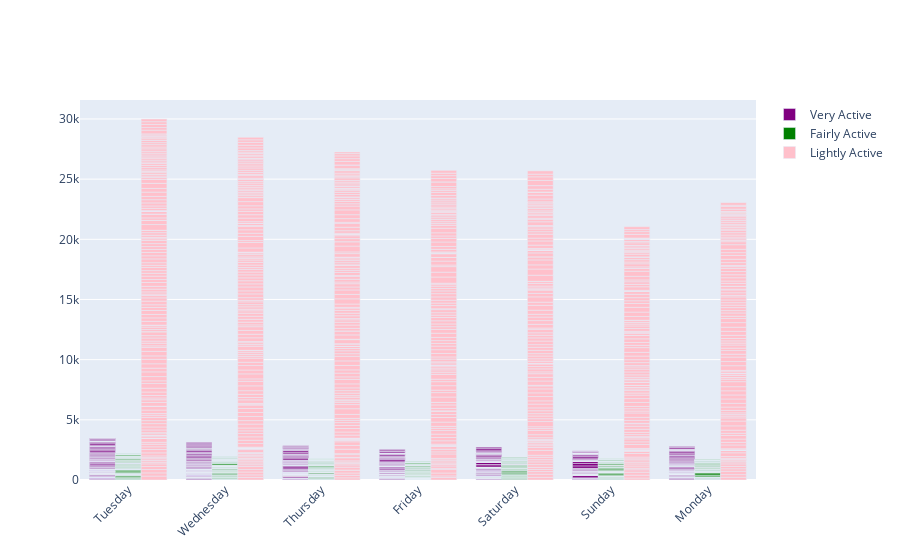

The cell this chart's notebook holds for it:
### Markdown cell above
Теперь посмотрим на графики активности по каждому из дню недели

### Code cell
fig = go.Figure()
fig.add_trace(go.Bar(
    x=df["Day"],
    y=df["VeryActiveMinutes"],
    name='Very Active',
    marker_color='purple'
))
fig.add_trace(go.Bar(
    x=df["Day"],
    y=df["FairlyActiveMinutes"],
    name='Fairly Active',
    marker_color='green'
))
fig.add_trace(go.Bar(
    x=df["Day"],
    y=df["LightlyActiveMinutes"],
    name='Lightly Active',
    marker_color='pink'
))
fig.update_layout(barmode='group', xaxis_tickangle=-45)
fig.show()

### Figure 1 — Plotly figure (JSON) as saved in the notebook; plotly's stock layout.template omitted (floating-point values rounded to 4 significant figures; data arrays with more than 128 entries replaced by an {"elided": "..."} marker saying what was removed)
{"data": [{"marker": {"color": "purple"}, "name": "Very Active", "type": "bar", "x": {"elided": "940 str values"}, "y": {"elided": "940 int values"}}, {"marker": {"color": "green"}, "name": "Fairly Active", "type": "bar", "x": {"elided": "940 str values"}, "y": {"elided": "940 int values"}}, {"marker": {"color": "pink"}, "name": "Lightly Active", "type": "bar", "x": {"elided": "940 str values"}, "y": {"elided": "940 int values"}}], "layout": {"barmode": "group", "xaxis": {"tickangle": -45}}}
